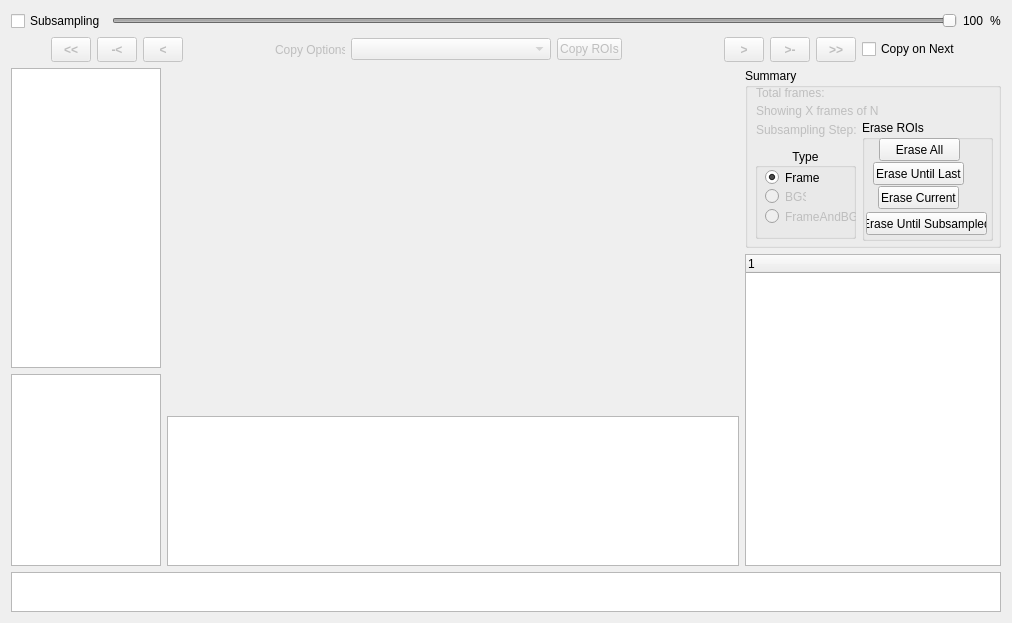
         <widget class="QWidget" name="tab_22">
          <attribute name="title">
           <string>Editor</string>
          </attribute>
          <layout class="QVBoxLayout" name="verticalLayout_6">
           <item>
            <layout class="QHBoxLayout" name="horizontalLayout_8">
             <item>
              <widget class="QCheckBox" name="subsamplingCheck">
               <property name="text">
                <string>Subsampling</string>
               </property>
              </widget>
             </item>
             <item>
              <widget class="QSlider" name="subsamplingSlider">
               <property name="enabled">
                <bool>false</bool>
               </property>
               <property name="maximum">
                <number>100</number>
               </property>
               <property name="value">
                <number>100</number>
               </property>
               <property name="orientation">
                <enum>Qt::Horizontal</enum>
               </property>
              </widget>
             </item>
             <item>
              <widget class="QLabel" name="subsamplingValue">
               <property name="font">
                <font>
                 <weight>50</weight>
                 <bold>false</bold>
                </font>
               </property>
               <property name="text">
                <string>100</string>
               </property>
              </widget>
             </item>
             <item>
              <widget class="QLabel" name="subsamplingValuePercentage">
               <property name="text">
                <string>%</string>
               </property>
              </widget>
             </item>
            </layout>
           </item>
           <item>
            <layout class="QHBoxLayout" name="horizontalLayout_5">
             <item>
              <spacer name="horizontalSpacer_3">
               <property name="orientation">
                <enum>Qt::Horizontal</enum>
               </property>
               <property name="sizeHint" stdset="0">
                <size>
                 <width>40</width>
                 <height>20</height>
                </size>
               </property>
              </spacer>
             </item>
             <item>
              <widget class="QToolButton" name="showFirstFrameButton">
               <property name="enabled">
                <bool>false</bool>
               </property>
               <property name="minimumSize">
                <size>
                 <width>40</width>
                 <height>25</height>
                </size>
               </property>
               <property name="font">
                <font>
                 <pointsize>9</pointsize>
                 <weight>75</weight>
                 <bold>true</bold>
                </font>
               </property>
               <property name="text">
                <string>&lt;&lt;</string>
               </property>
              </widget>
             </item>
             <item>
              <widget class="QToolButton" name="showPreviousParentFrameButton">
               <property name="enabled">
                <bool>false</bool>
               </property>
               <property name="minimumSize">
                <size>
                 <width>40</width>
                 <height>25</height>
                </size>
               </property>
               <property name="font">
                <font>
                 <pointsize>9</pointsize>
                 <weight>75</weight>
                 <bold>true</bold>
                </font>
               </property>
               <property name="text">
                <string>-&lt;</string>
               </property>
              </widget>
             </item>
             <item>
              <widget class="QToolButton" name="showPreviousFrameButton">
               <property name="enabled">
                <bool>false</bool>
               </property>
               <property name="minimumSize">
                <size>
                 <width>40</width>
                 <height>25</height>
                </size>
               </property>
               <property name="font">
                <font>
                 <pointsize>9</pointsize>
                 <weight>75</weight>
                 <bold>true</bold>
                </font>
               </property>
               <property name="text">
                <string>&lt;</string>
               </property>
              </widget>
             </item>
             <item>
              <layout class="QHBoxLayout" name="horizontalLayout_13">
               <item>
                <widget class="QLabel" name="imageNameLabel">
                 <property name="sizePolicy">
                  <sizepolicy hsizetype="Fixed" vsizetype="Fixed">
                   <horstretch>0</horstretch>
                   <verstretch>0</verstretch>
                  </sizepolicy>
                 </property>
                 <property name="minimumSize">
                  <size>
                   <width>80</width>
                   <height>10</height>
                  </size>
                 </property>
                 <property name="text">
                  <string/>
                 </property>
                </widget>
               </item>
               <item>
                <widget class="QLabel" name="copyOptionsLabel">
                 <property name="enabled">
                  <bool>false</bool>
                 </property>
                 <property name="sizePolicy">
                  <sizepolicy hsizetype="Fixed" vsizetype="Preferred">
                   <horstretch>0</horstretch>
                   <verstretch>0</verstretch>
                  </sizepolicy>
                 </property>
                 <property name="minimumSize">
                  <size>
                   <width>70</width>
                   <height>0</height>
                  </size>
                 </property>
                 <property name="maximumSize">
                  <size>
                   <width>70</width>
                   <height>16777215</height>
                  </size>
                 </property>
                 <property name="text">
                  <string>Copy Options</string>
                 </property>
                </widget>
               </item>
               <item>
                <widget class="QComboBox" name="copyComboBox">
                 <property name="enabled">
                  <bool>false</bool>
                 </property>
                 <property name="sizePolicy">
                  <sizepolicy hsizetype="Expanding" vsizetype="Fixed">
                   <horstretch>0</horstretch>
                   <verstretch>0</verstretch>
                  </sizepolicy>
                 </property>
                 <property name="minimumSize">
                  <size>
                   <width>200</width>
                   <height>0</height>
                  </size>
                 </property>
                 <property name="maximumSize">
                  <size>
                   <width>300</width>
                   <height>16777215</height>
                  </size>
                 </property>
                </widget>
               </item>
               <item>
                <widget class="QPushButton" name="copyROIsButton">
                 <property name="enabled">
                  <bool>false</bool>
                 </property>
                 <property name="sizePolicy">
                  <sizepolicy hsizetype="Fixed" vsizetype="Fixed">
                   <horstretch>0</horstretch>
                   <verstretch>0</verstretch>
                  </sizepolicy>
                 </property>
                 <property name="minimumSize">
                  <size>
                   <width>40</width>
                   <height>0</height>
                  </size>
                 </property>
                 <property name="maximumSize">
                  <size>
                   <width>65</width>
                   <height>16777215</height>
                  </size>
                 </property>
                 <property name="text">
                  <string>Copy ROIs</string>
                 </property>
                </widget>
               </item>
               <item>
                <widget class="QLabel" name="currentLabelColor">
                 <property name="sizePolicy">
                  <sizepolicy hsizetype="Fixed" vsizetype="Preferred">
                   <horstretch>0</horstretch>
                   <verstretch>0</verstretch>
                  </sizepolicy>
                 </property>
                 <property name="minimumSize">
                  <size>
                   <width>90</width>
                   <height>0</height>
                  </size>
                 </property>
                 <property name="maximumSize">
                  <size>
                   <width>90</width>
                   <height>16777215</height>
                  </size>
                 </property>
                 <property name="text">
                  <string/>
                 </property>
                 <property name="alignment">
                  <set>Qt::AlignCenter</set>
                 </property>
                </widget>
               </item>
              </layout>
             </item>
             <item>
              <widget class="QToolButton" name="showNextFrameButton">
               <property name="enabled">
                <bool>false</bool>
               </property>
               <property name="minimumSize">
                <size>
                 <width>40</width>
                 <height>25</height>
                </size>
               </property>
               <property name="font">
                <font>
                 <pointsize>9</pointsize>
                 <weight>75</weight>
                 <bold>true</bold>
                </font>
               </property>
               <property name="text">
                <string>&gt;</string>
               </property>
              </widget>
             </item>
             <item>
              <widget class="QToolButton" name="showNextParentFrameButton">
               <property name="enabled">
                <bool>false</bool>
               </property>
               <property name="minimumSize">
                <size>
                 <width>40</width>
                 <height>25</height>
                </size>
               </property>
               <property name="font">
                <font>
                 <pointsize>9</pointsize>
                 <weight>75</weight>
                 <bold>true</bold>
                </font>
               </property>
               <property name="text">
                <string>&gt;-</string>
               </property>
              </widget>
             </item>
             <item>
              <widget class="QToolButton" name="showLastFrameButton">
               <property name="enabled">
                <bool>false</bool>
               </property>
               <property name="minimumSize">
                <size>
                 <width>40</width>
                 <height>25</height>
                </size>
               </property>
               <property name="font">
                <font>
                 <pointsize>9</pointsize>
                 <weight>75</weight>
                 <bold>true</bold>
                </font>
               </property>
               <property name="text">
                <string>&gt;&gt;</string>
               </property>
              </widget>
             </item>
             <item>
              <widget class="QCheckBox" name="copyOnNextCheck">
               <property name="text">
                <string>Copy on Next</string>
               </property>
              </widget>
             </item>
             <item>
              <spacer name="horizontalSpacer_4">
               <property name="orientation">
                <enum>Qt::Horizontal</enum>
               </property>
               <property name="sizeHint" stdset="0">
                <size>
                 <width>40</width>
                 <height>20</height>
                </size>
               </property>
              </spacer>
             </item>
            </layout>
           </item>
           <item>
            <layout class="QHBoxLayout" name="horizontalLayout_7">
             <item>
              <layout class="QVBoxLayout" name="verticalLayout_8">
               <item>
                <widget class="QListWidget" name="labelsListWidgetTagging">
                 <property name="sizePolicy">
                  <sizepolicy hsizetype="Minimum" vsizetype="Fixed">
                   <horstretch>0</horstretch>
                   <verstretch>0</verstretch>
                  </sizepolicy>
                 </property>
                 <property name="minimumSize">
                  <size>
                   <width>0</width>
                   <height>300</height>
                  </size>
                 </property>
                 <property name="maximumSize">
                  <size>
                   <width>150</width>
                   <height>350</height>
                  </size>
                 </property>
                 <property name="dragEnabled">
                  <bool>true</bool>
                 </property>
                 <property name="dragDropMode">
                  <enum>QAbstractItemView::DragDrop</enum>
                 </property>
                 <property name="iconSize">
                  <size>
                   <width>50</width>
                   <height>50</height>
                  </size>
                 </property>
                </widget>
               </item>
               <item>
                <widget class="QListWidget" name="roisListWidget">
                 <property name="sizePolicy">
                  <sizepolicy hsizetype="Minimum" vsizetype="Expanding">
                   <horstretch>0</horstretch>
                   <verstretch>0</verstretch>
                  </sizepolicy>
                 </property>
                 <property name="maximumSize">
                  <size>
                   <width>150</width>
                   <height>16777215</height>
                  </size>
                 </property>
                 <property name="viewMode">
                  <enum>QListView::IconMode</enum>
                 </property>
                 <property name="sortingEnabled">
                  <bool>false</bool>
                 </property>
                </widget>
               </item>
              </layout>
             </item>
             <item>
              <layout class="QVBoxLayout" name="verticalLayout_4">
               <item>
                <widget class="QWidget" name="imageArea" native="true">
                 <property name="sizePolicy">
                  <sizepolicy hsizetype="Expanding" vsizetype="Expanding">
                   <horstretch>0</horstretch>
                   <verstretch>0</verstretch>
                  </sizepolicy>
                 </property>
                 <property name="minimumSize">
                  <size>
                   <width>0</width>
                   <height>0</height>
                  </size>
                 </property>
                 <property name="maximumSize">
                  <size>
                   <width>16777215</width>
                   <height>16777215</height>
                  </size>
                 </property>
                 <property name="styleSheet">
                  <string notr="true"/>
                 </property>
                </widget>
               </item>
               <item>
                <widget class="QTableWidget" name="roiTable">
                 <property name="sizePolicy">
                  <sizepolicy hsizetype="Expanding" vsizetype="Preferred">
                   <horstretch>0</horstretch>
                   <verstretch>0</verstretch>
                  </sizepolicy>
                 </property>
                 <property name="minimumSize">
                  <size>
                   <width>0</width>
                   <height>150</height>
                  </size>
                 </property>
                 <property name="maximumSize">
                  <size>
                   <width>16777215</width>
                   <height>150</height>
                  </size>
                 </property>
                </widget>
               </item>
              </layout>
             </item>
             <item>
              <layout class="QVBoxLayout" name="verticalLayout_2">
               <item>
                <widget class="QGroupBox" name="groupBox">
                 <property name="sizePolicy">
                  <sizepolicy hsizetype="Fixed" vsizetype="Fixed">
                   <horstretch>0</horstretch>
                   <verstretch>0</verstretch>
                  </sizepolicy>
                 </property>
                 <property name="minimumSize">
                  <size>
                   <width>0</width>
                   <height>180</height>
                  </size>
                 </property>
                 <property name="maximumSize">
                  <size>
                   <width>280</width>
                   <height>180</height>
                  </size>
                 </property>
                 <property name="title">
                  <string>Summary</string>
                 </property>
                 <widget class="QLabel" name="showingFramesLabel">
                  <property name="enabled">
                   <bool>false</bool>
                  </property>
                  <property name="geometry">
                   <rect>
                    <x>11</x>
                    <y>33</y>
                    <width>201</width>
                    <height>20</height>
                   </rect>
                  </property>
                  <property name="text">
                   <string>Showing X frames of N</string>
                  </property>
                 </widget>
                 <widget class="QLabel" name="totalFramesLabel">
                  <property name="enabled">
                   <bool>false</bool>
                  </property>
                  <property name="geometry">
                   <rect>
                    <x>11</x>
                    <y>17</y>
                    <width>191</width>
                    <height>16</height>
                   </rect>
                  </property>
                  <property name="text">
                   <string>Total frames:</string>
                  </property>
                 </widget>
                 <widget class="QLabel" name="subsamplingStepLabel">
                  <property name="enabled">
                   <bool>false</bool>
                  </property>
                  <property name="geometry">
                   <rect>
                    <x>11</x>
                    <y>54</y>
                    <width>111</width>
                    <height>16</height>
                   </rect>
                  </property>
                  <property name="text">
                   <string>Subsampling Step: </string>
                  </property>
                 </widget>
                 <widget class="QGroupBox" name="groupBox_4">
                  <property name="geometry">
                   <rect>
                    <x>10</x>
                    <y>80</y>
                    <width>101</width>
                    <height>91</height>
                   </rect>
                  </property>
                  <property name="title">
                   <string>Type</string>
                  </property>
                  <property name="alignment">
                   <set>Qt::AlignCenter</set>
                  </property>
                  <widget class="QRadioButton" name="previewFrameCheckTagging">
                   <property name="geometry">
                    <rect>
                     <x>10</x>
                     <y>21</y>
                     <width>71</width>
                     <height>17</height>
                    </rect>
                   </property>
                   <property name="text">
                    <string>Frame</string>
                   </property>
                   <property name="checked">
                    <bool>true</bool>
                   </property>
                  </widget>
                  <widget class="QRadioButton" name="previewBGSCheckTagging">
                   <property name="enabled">
                    <bool>false</bool>
                   </property>
                   <property name="geometry">
                    <rect>
                     <x>10</x>
                     <y>40</y>
                     <width>41</width>
                     <height>17</height>
                    </rect>
                   </property>
                   <property name="text">
                    <string>BGS</string>
                   </property>
                   <property name="checked">
                    <bool>false</bool>
                   </property>
                  </widget>
                  <widget class="QRadioButton" name="previewFrameAndBGSCheckTagging">
                   <property name="enabled">
                    <bool>false</bool>
                   </property>
                   <property name="geometry">
                    <rect>
                     <x>10</x>
                     <y>60</y>
                     <width>91</width>
                     <height>17</height>
                    </rect>
                   </property>
                   <property name="text">
                    <string>FrameAndBGS</string>
                   </property>
                  </widget>
                 </widget>
                 <widget class="QGroupBox" name="groupBox_5">
                  <property name="geometry">
                   <rect>
                    <x>117</x>
                    <y>52</y>
                    <width>131</width>
                    <height>121</height>
                   </rect>
                  </property>
                  <property name="title">
                   <string>Erase ROIs</string>
                  </property>
                  <widget class="QPushButton" name="eraseAllRois">
                   <property name="geometry">
                    <rect>
                     <x>17</x>
                     <y>18</y>
                     <width>81</width>
                     <height>23</height>
                    </rect>
                   </property>
                   <property name="minimumSize">
                    <size>
                     <width>0</width>
                     <height>23</height>
                    </size>
                   </property>
                   <property name="text">
                    <string>Erase All</string>
                   </property>
                  </widget>
                  <widget class="QPushButton" name="eraseUntilLast">
                   <property name="geometry">
                    <rect>
                     <x>11</x>
                     <y>42</y>
                     <width>91</width>
                     <height>23</height>
                    </rect>
                   </property>
                   <property name="text">
                    <string>Erase Until Last</string>
                   </property>
                  </widget>
                  <widget class="QPushButton" name="eraseCurrent">
                   <property name="geometry">
                    <rect>
                     <x>16</x>
                     <y>66</y>
                     <width>81</width>
                     <height>23</height>
                    </rect>
                   </property>
                   <property name="text">
                    <string>Erase Current</string>
                   </property>
                  </widget>
                  <widget class="QPushButton" name="eraseSubsampled">
                   <property name="geometry">
                    <rect>
                     <x>4</x>
                     <y>92</y>
                     <width>121</width>
                     <height>23</height>
                    </rect>
                   </property>
                   <property name="text">
                    <string>Erase Until Subsampled</string>
                   </property>
                  </widget>
                 </widget>
                </widget>
               </item>
               <item>
                <widget class="QTreeWidget" name="imageTree">
                 <property name="sizePolicy">
                  <sizepolicy hsizetype="Fixed" vsizetype="Expanding">
                   <horstretch>0</horstretch>
                   <verstretch>0</verstretch>
                  </sizepolicy>
                 </property>
                 <property name="minimumSize">
                  <size>
                   <width>0</width>
                   <height>0</height>
                  </size>
                 </property>
                 <property name="maximumSize">
                  <size>
                   <width>280</width>
                   <height>16777215</height>
                  </size>
                 </property>
                 <property name="textElideMode">
                  <enum>Qt::ElideMiddle</enum>
                 </property>
                 <property name="indentation">
                  <number>20</number>
                 </property>
                 <property name="expandsOnDoubleClick">
                  <bool>false</bool>
                 </property>
                 <column>
                  <property name="text">
                   <string notr="true">1</string>
                  </property>
                 </column>
                </widget>
               </item>
              </layout>
             </item>
            </layout>
           </item>
           <item>
            <layout class="QHBoxLayout" name="horizontalLayout_9">
             <item>
              <widget class="QListWidget" name="subsamplingMonitor">
               <property name="sizePolicy">
                <sizepolicy hsizetype="Expanding" vsizetype="Fixed">
                 <horstretch>0</horstretch>
                 <verstretch>0</verstretch>
                </sizepolicy>
               </property>
               <property name="maximumSize">
                <size>
                 <width>16777215</width>
                 <height>40</height>
                </size>
               </property>
               <property name="verticalScrollBarPolicy">
                <enum>Qt::ScrollBarAlwaysOff</enum>
               </property>
               <property name="iconSize">
                <size>
                 <width>2</width>
                 <height>33</height>
                </size>
               </property>
               <property name="textElideMode">
                <enum>Qt::ElideMiddle</enum>
               </property>
               <property name="isWrapping" stdset="0">
                <bool>false</bool>
               </property>
               <property name="gridSize">
                <size>
                 <width>2</width>
                 <height>33</height>
                </size>
               </property>
               <property name="viewMode">
                <enum>QListView::IconMode</enum>
               </property>
              </widget>
             </item>
            </layout>
           </item>
          </layout>
         </widget>
